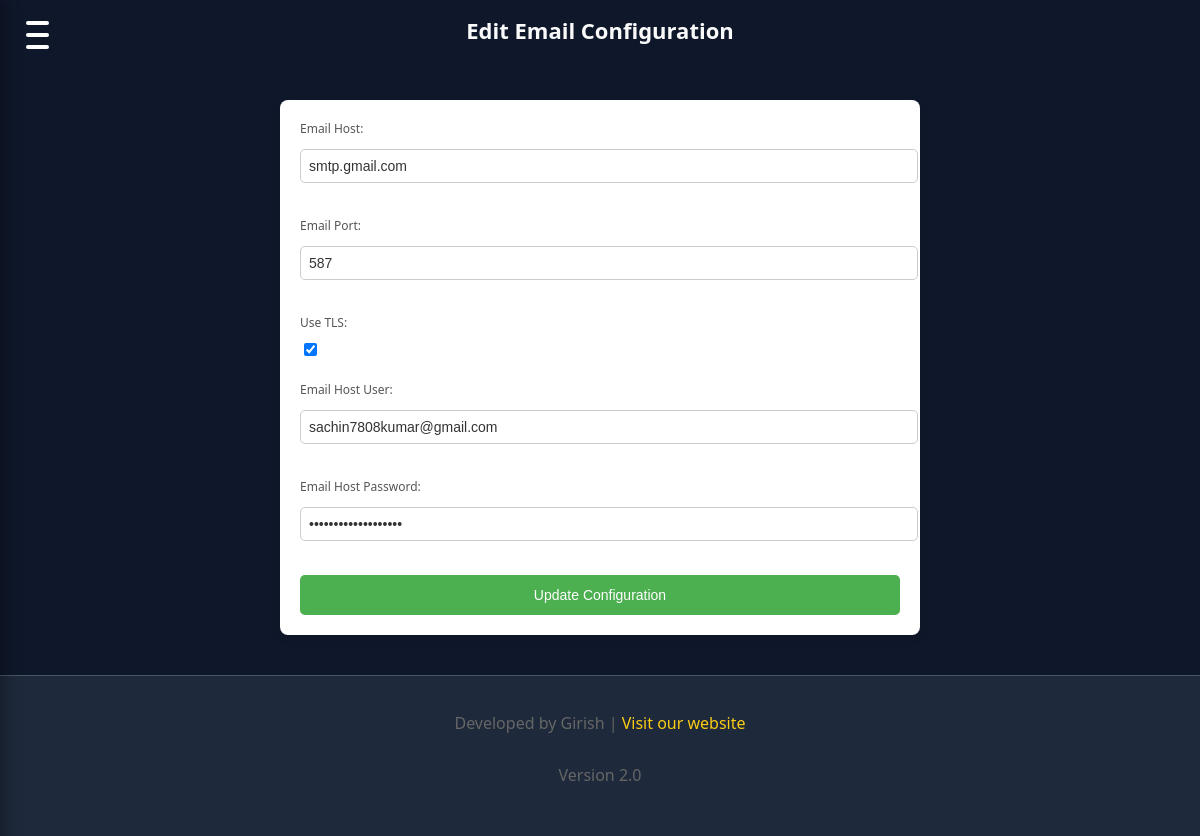
Screenshot of /email-configs/edit/3/ with the database file from the repository.
### app1/models.py (models this page shows, shortened)
class EmailConfig(models.Model):
    email_host = models.CharField(max_length=255)
    email_port = models.IntegerField()
    email_use_tls = models.BooleanField(default=True)
    email_host_user = models.CharField(max_length=255)
    email_host_password = models.CharField(max_length=255)

### app1/views.py (the view, shortened to what this page needs)
# urls.py: path('email-configs/edit/<int:email_config_id>/', views.edit_email_config, name='edit_email_config'),
def edit_email_config(request, email_config_id):
    email_config = get_object_or_404(EmailConfig, id=email_config_id)
    return render(request, 'email/edit_email_config.html', {'email_config': email_config})

### templates/email/edit_email_config.html (shortened to what this page needs)
<!DOCTYPE html>
{% load static %}
<html lang="en">
<head>
    <link rel="stylesheet" href="https://cdnjs.cloudflare.com/ajax/libs/font-awesome/5.15.4/css/all.min.css">
    <link rel="stylesheet" href="{% static 'css/home.css' %}">
</head>
<body>
    <button class="toggle-btn" id="toggle-btn">
        <span></span>
        <span></span>
        <span></span>
    </button>
    <h1>Edit Email Configuration</h1>
    <form method="POST">
        <label for="email_host">Email Host:</label>
        <input type="text" id="email_host" name="email_host" value="{{ email_config.email_host }}" required><br><br>
        <label for="email_port">Email Port:</label>
        <input type="number" id="email_port" name="email_port" value="{{ email_config.email_port }}" required><br><br>
        <label for="email_use_tls">Use TLS:</label>
        <input type="checkbox" id="email_use_tls" name="email_use_tls" {% if email_config.email_use_tls %}checked{% endif %}><br><br>
        <label for="email_host_user">Email Host User:</label>
        <input type="text" id="email_host_user" name="email_host_user" value="{{ email_config.email_host_user }}" required><br><br>
        <label for="email_host_password">Email Host Password:</label>
        <input type="password" id="email_host_password" name="email_host_password" value="{{ email_config.email_host_password }}" required><br><br>
        <button type="submit">Update Configuration</button>
    </form>
    <footer>
        <p>Developed by Girish | <a href="/">Visit our website</a></p>
        <P>Version 2.0</P>
    </footer>
</body>
</html>

### static/css/home.css (style rules this page uses)
:root { --primary-bg: #0f172a; --sidebar-bg: #1e293b; --accent-gold: #facc15; --text-light: #f1f5f9; --text-muted: #cbd5e1; --hover-bg: rgba(250, 204, 21, 0.1); --glass-bg: rgba(255, 255, 255, 0.05); --border-color: rgba(255, 255, 255, 0.2); }
body, html { margin: 0; padding: 0; font-family: 'Segoe UI', sans-serif; background-color: var(--primary-bg); color: var(--text-light); display: flex; flex-direction: column; min-height: 100vh; }
.toggle-btn { position: fixed; top: 20px; left: 20px; display: flex; flex-direction: column; justify-content: space-between; width: 35px; height: 30px; cursor: pointer; background: none; border: none; z-index: 1100; }
.toggle-btn span { width: 100%; height: 4px; background-color: var(--accent-gold); border-radius: 4px; transition: transform 0.3s ease, opacity 0.3s ease; }
footer { background-color: var(--sidebar-bg); text-align: center; padding: 20px; font-size: 0.9em; border-top: 1px solid var(--border-color); margin-top: auto; }
footer a { color: var(--accent-gold); text-decoration: none; }

### templates/email/edit_email_config.html (style rules this page uses)
.toggle-btn { position: fixed; top: 20px; left: 20px; display: flex; flex-direction: column; justify-content: space-between; width: 35px; height: 30px; cursor: pointer; z-index: 1100; background: none; border: none; }
.toggle-btn span { display: block; width: 100%; height: 4px; background-color: #fff; border-radius: 4px; transition: transform 0.3s ease, background-color 0.3s ease; }
p { font-size: 16px; color: #666; text-align: center; margin-bottom: 30px; }
form { background-color: #fff; padding: 15px; border-radius: 8px; box-shadow: 0 4px 8px rgba(0, 0, 0, 0.1); max-width: 500px; margin: 40px auto; width: 100%; }
h1 { font-size: 20px; color: hsl(0, 0%, 98%); text-align: center; margin-bottom: 15px; }
label { font-size: 12px; color: #555; margin-bottom: 6px; display: block; }
input[type="text"], input[type="number"], input[type="password"] { width: 100%; padding: 8px; margin: 6px 0 12px 0; border: 1px solid #ccc; border-radius: 5px; font-size: 12px; color: #333; }
input[type="checkbox"] { margin-right: 6px; vertical-align: middle; }
button[type="submit"] { background-color: #4CAF50; color: #fff; padding: 10px 20px; border: none; border-radius: 5px; font-size: 12px; cursor: pointer; width: 100%; transition: background-color 0.3s ease; }
@media (min-width: 1200px) { form { max-width: 600px; padding: 20px; } }
@media (min-width: 1200px) { h1 { font-size: 22px; } }
@media (min-width: 1200px) { input[type="text"], input[type="number"], input[type="password"] { font-size: 14px; } }
@media (min-width: 1200px) { button[type="submit"] { padding: 12px 24px; font-size: 14px; } }

### rows the page displays
EmailConfig: email_host "smtp.gmail.com", email_port "587", email_use_tls "☑", email_host_user "sachin7808kumar@gmail.com"
